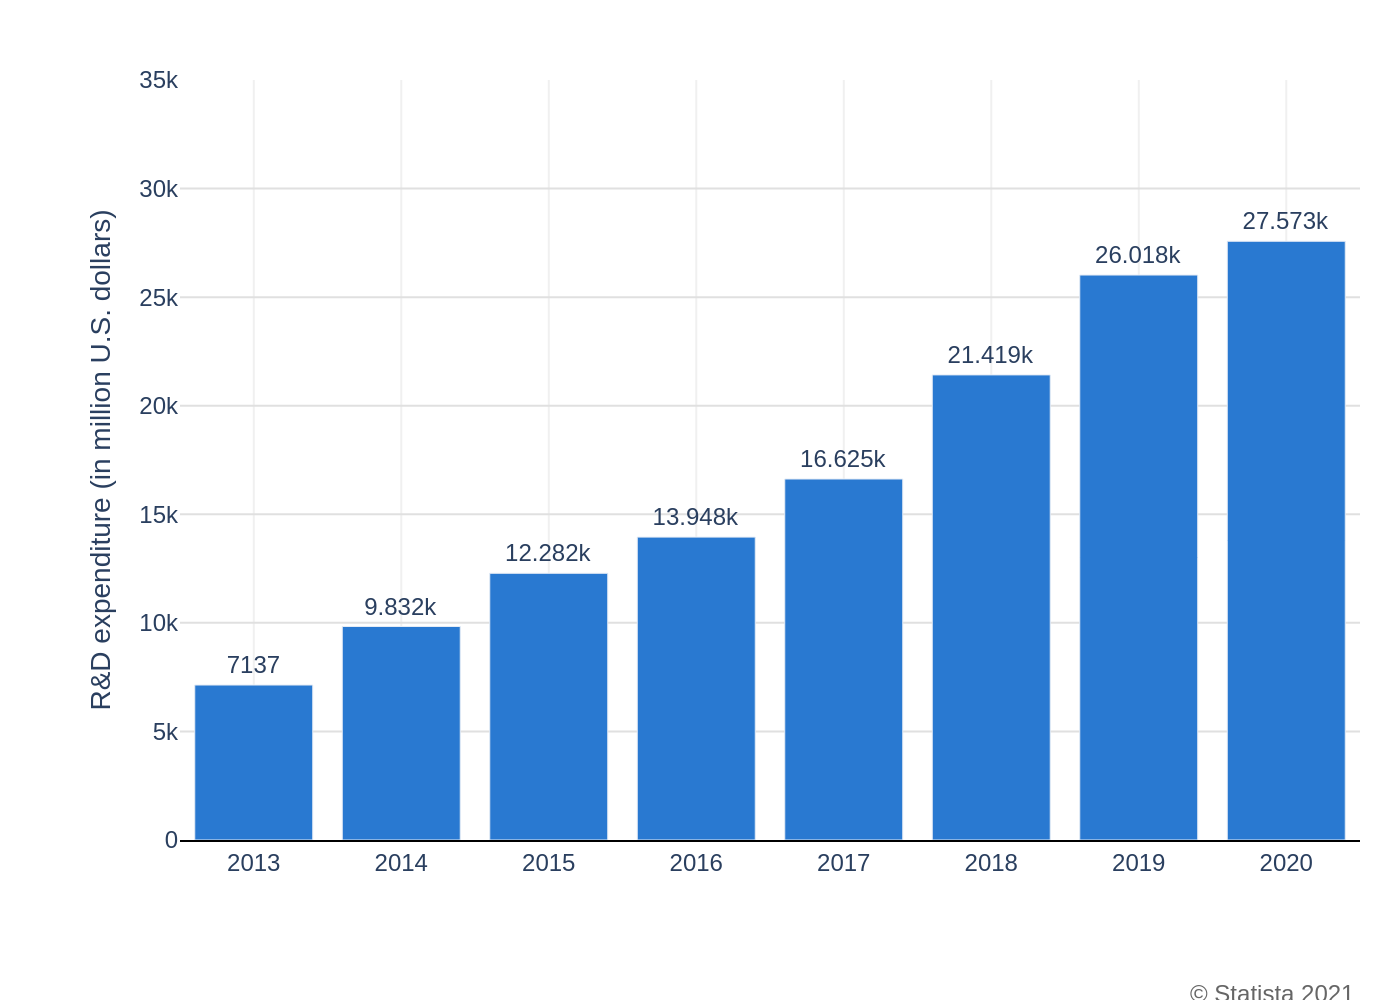

Recreate this plot in Python.
import sys
import json
import pathlib
import plotly.graph_objects as go

if len(sys.argv) != 2:
    print(f"Usage: python {pathlib.Path(__file__).name} <json_file_path>")
    sys.exit(1)

json_path = sys.argv[1]

with open(json_path, 'r', encoding='utf-8') as f:
    chart_info = json.load(f)

chart_data = chart_info['chart_data']
texts = chart_info['texts']
colors = chart_info['colors']

x_values = [d['x'] for d in chart_data]
y_values = [d['y'] for d in chart_data]

fig = go.Figure()

fig.add_trace(go.Bar(
    x=x_values,
    y=y_values,
    text=y_values,
    texttemplate='%{y}',
    textposition='outside',
    marker_color=colors[0],
    cliponaxis=False
))

fig.update_layout(
    font_family="Arial",
    plot_bgcolor='white',
    showlegend=False,
    xaxis=dict(
        title_text=texts.get('x_axis_title'),
        showgrid=True,
        gridcolor='#f0f0f0',
        linecolor='black'
    ),
    yaxis=dict(
        title_text=texts.get('y_axis_title'),
        gridcolor='#e0e0e0',
        range=[0, 35000],
        tickmode='linear',
        tick0=0,
        dtick=5000,
        zeroline=False,
        title_standoff=10
    ),
    margin=dict(t=40, b=80, l=90, r=20)
)

if texts.get('source'):
    fig.add_annotation(
        text=texts['source'],
        xref="paper", yref="paper",
        x=1, y=-0.18,
        showarrow=False,
        xanchor='right',
        yanchor='top',
        align='right',
        font=dict(size=12, color='#666666')
    )

base_filename = pathlib.Path(json_path).stem
output_file = f"{base_filename}.png"
fig.write_image(output_file, scale=2)
print(f"Chart saved to {output_file}")
